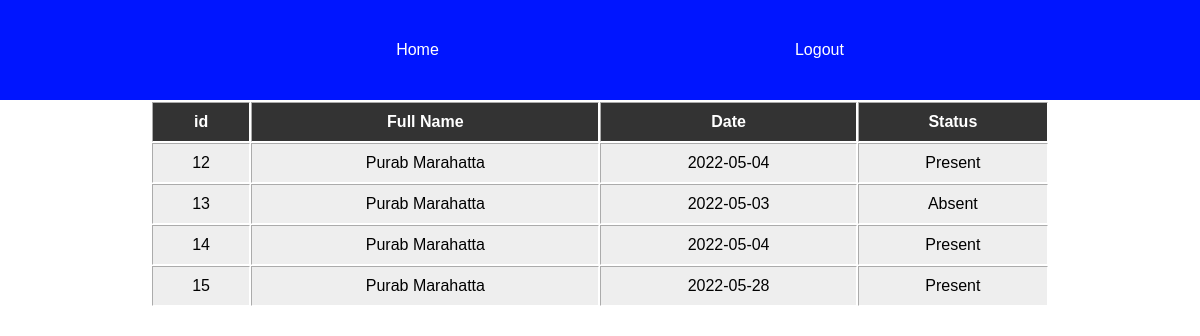
Page /attendance/ams_view.php (signed in) on the committed database.
### tables this page shows
CREATE TABLE `attendance` (
  `id` int(11) NOT NULL,
  `name` varchar(255) DEFAULT NULL,
  `date` date NOT NULL,
  `status` varchar(20) NOT NULL
);

### attendance/ams_view.php (the view, shortened to what this page needs)
<?php
require_once "config.php";
$sql = "SELECT * FROM attendance ";
$result=mysqli_query($conn,$sql);
?>
<html>
    <link rel="stylesheet" href="ams.css">
    <head><title>AMS View</title></head>
    <body>
    <div class="nav-bar">
<ul class="nav-links">
    <li> <a href="../index.php"> Home </a></li>
    <li> <a href="../registration/logout.Php"> Logout </a></li>
</ul>
</div>
    <table class="table" border="1">
        <tr>
            <th>id</th>
            <th>Full Name</th>
            <th>Date</th>
            <th>Status</th>
        </tr>
        <?php foreach ($result as $row){ ?>
            <tr>
                <td><?php echo$row['id']?></td>
                <td><?php echo $row['name']?></td>
                <td><?php echo $row['date']?></td>
                <td><?php echo $row['status']?></td>
            </tr>
<?php
}
?>

### attendance/config.php (shortened to what this page needs)
<!DOCTYPE html>
<html lang="en">
<head>
</head>
<body>
</body>
</html>

### attendance/ams.css (style rules this page uses)
* { margin: 0; }
body { font-family: 'Ubuntu', sans-serif; }
.nav-bar { background-color: rgb(0, 21, 255); display: flex; width: 100%; height: 100px; }
.nav-links { display: flex; flex-direction: row; align-items: center; justify-content: space-evenly; width: 100%; }
.nav-links a { text-decoration: none; color: white; }
.nav-links li { list-style-type: none; }
table { width: 700px; text-align: center; border: 1px solid #fff; border-spacing: 1px; font-family: 'Cairo', sans-serif; margin: auto; width: 900px; }
table td { padding: 10px; background-color: #eee; }
table th { background-color: #333; color: #fff; padding: 10px; }

### rows in the picture
attendance: id "12", name "Purab Marahatta", date "2022-05-04", status "Present"
attendance: id "13", name "Purab Marahatta", date "2022-05-03", status "Absent"
attendance: id "14", name "Purab Marahatta", date "2022-05-04", status "Present"
attendance: id "15", name "Purab Marahatta", date "2022-05-28", status "Present"
